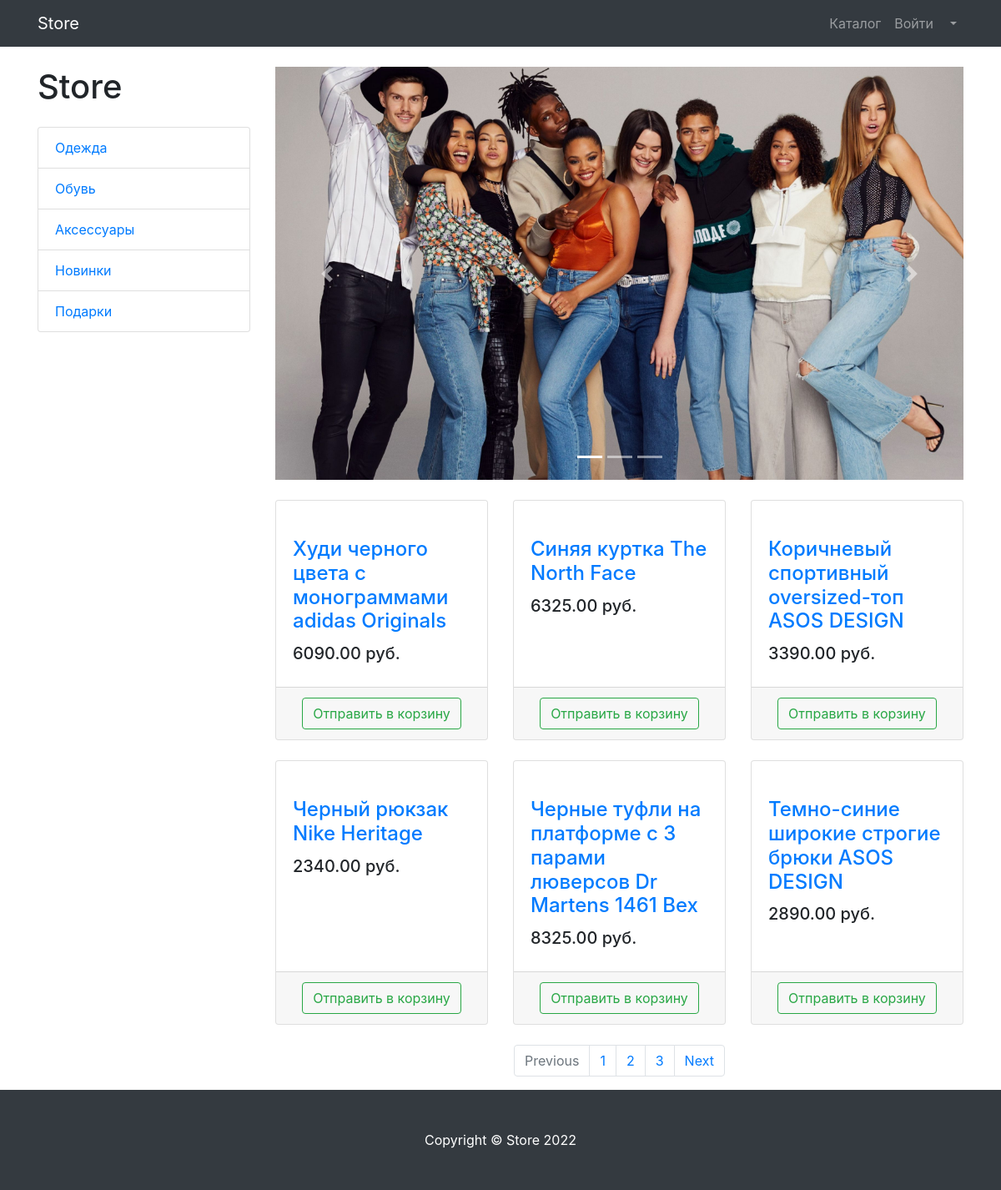
Screenshot of /products/ with the database file from the repository.
### products/models.py (models this page shows, shortened)
class ProductCategory(models.Model):
    name = models.CharField(max_length=128, unique=True)
    description = models.TextField(null=True, blank=True)

class Product(models.Model):
    name = models.CharField(max_length=256)
    description = models.TextField()
    price = models.DecimalField(max_digits=6, decimal_places=2)
    quantity = models.PositiveIntegerField(default=0)
    image = models.ImageField(upload_to='products_images')
    category = models.ForeignKey(to=ProductCategory, on_delete=models.CASCADE)

### products/views.py (the view)
# urls.py: path('products/', products, name='products'),
def products(request):
    context = {
        'title': 'Store - Каталог',
        'products': Product.objects.all(),
        'categories': ProductCategory.objects.all(),
    }
    return render(request, 'products/products.html', context)

### products/templates/products/products.html (shortened to what this page needs)
{% extends 'products/base.html' %}
{% load static %}
{% block css %}
<link href="{% static 'vendor/css/products.css' %}" rel="stylesheet">
{% endblock %}
{% block content %}
<div class="container">
    <div class="row">
        <div class="col-lg-3">
            <h1 class="my-4">Store</h1>
            <div class="list-group">
                {% for category in categories %}
                    <a href="#" class="list-group-item">{{ category.name }}</a>
                {% endfor %}
            </div>
        </div>
        <div class="col-lg-9">
            <div id="carouselExampleIndicators" class="carousel slide my-4" data-ride="carousel">
                <ol class="carousel-indicators">
                    <li data-target="#carouselExampleIndicators" data-slide-to="0" class="active"></li>
                    <li data-target="#carouselExampleIndicators" data-slide-to="1"></li>
                    <li data-target="#carouselExampleIndicators" data-slide-to="2"></li>
                </ol>
                <div class="carousel-inner" role="listbox">
                    <div class="carousel-item active">
                        <img class="d-block img-fluid" src="{% static 'vendor/img/slides/slide-1.jpg' %}" alt="First slide">
                    </div>
                </div>
                <a class="carousel-control-prev" href="#carouselExampleIndicators" role="button" data-slide="prev">
                    <span class="carousel-control-prev-icon" aria-hidden="true"></span>
                </a>
                <a class="carousel-control-next" href="#carouselExampleIndicators" role="button" data-slide="next">
                    <span class="carousel-control-next-icon" aria-hidden="true"></span>
                </a>
            </div>
            <div class="row">
                {% for product in products %}
                <div class="col-lg-4 col-md-6 mb-4">
                    <div class="card h-100">
                        <a href="#">
                        </a>
                        <div class="card-body">
                            <h4 class="card-title">
                                <a href="#">{{ product.name }}</a>
                            </h4>
                            <h5>{{ product.price }} руб.</h5>
                        </div>
                        <div class="card-footer text-center">
                            <button type="button" class="btn btn-outline-success">Отправить в корзину</button>
                        </div>
                    </div>
                </div>
                {% endfor %}
            </div>
            <nav aria-label="Page navigation example">
                <ul class="pagination justify-content-center">
                    <li class="page-item disabled">
                        <a class="page-link" href="#" tabindex="-1" aria-disabled="true">Previous</a>
                    </li>
                    <li class="page-item"><a class="page-link" href="#">1</a></li>
                    <li class="page-item"><a class="page-link" href="#">2</a></li>
                    <li class="page-item"><a class="page-link" href="#">3</a></li>
                    <li class="page-item">
                        <a class="page-link" href="#">Next</a>
                    </li>
                </ul>
            </nav>
        </div>
    </div>
</div>
{% endblock %}
{% block footer %}
<footer class="py-5 bg-dark">
    <div class="container">
        <p class="m-0 text-center text-white">Copyright &copy; Store 2022</p>
    </div>
</footer>
{% endblock %}

### rows the page displays
ProductCategory: name "Одежда"
ProductCategory: name "Обувь"
ProductCategory: name "Аксессуары"
ProductCategory: name "Новинки"
ProductCategory: name "Подарки"
Product: name "Худи черного цвета с монограммами adidas Originals", price "6090.00"
Product: name "Синяя куртка The North Face", price "6325.00"
Product: name "Коричневый спортивный oversized-топ ASOS DESIGN", price "3390.00"
Product: name "Черный рюкзак Nike Heritage", price "2340.00"
Product: name "Черные туфли на платформе с 3 парами люверсов Dr Martens 1461 Bex", price "8325.00"
Product: name "Темно-синие широкие строгие брюки ASOS DESIGN", price "2890.00"
